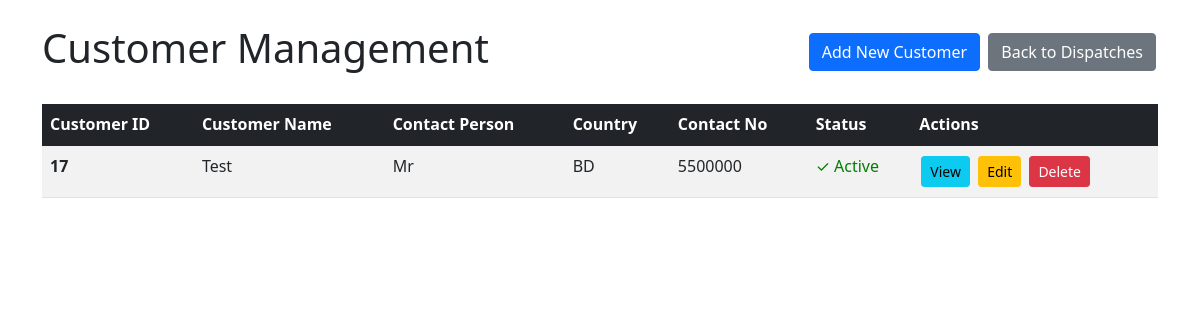
The page /customers/ (signed in) on the database its author committed.
### dispatch_app/models.py (models this page shows, shortened)
class Customer(models.Model):
    CustomerID = models.AutoField(primary_key=True)
    Customer = models.CharField(max_length=255)
    DispatchTo = models.CharField(max_length=255, blank=True, null=True)
    Address = models.TextField(blank=True, null=True)
    Country = models.CharField(max_length=100, blank=True, null=True)
    ContactNo = models.CharField(max_length=50, blank=True, null=True)
    ContactPerson = models.CharField(max_length=255, blank=True, null=True)
    Status = models.BooleanField(default=True)
    class Meta:
        db_table = 'Customer'

### dispatch_app/views.py (the view)
# urls.py: path('customers/', views.CustomerListView.as_view(), name='customer_list'),
@method_decorator(login_required, name='dispatch')
class CustomerListView(ListView):
    model = Customer
    template_name = 'customer_list.html'
    context_object_name = 'customers'
    paginate_by = 20
    def get_queryset(self):
        return Customer.objects.all().order_by('Customer')

### templates/customer_list.html (shortened to what this page needs)
<!DOCTYPE html>
<html>
<head>
    <link href="https://cdn.jsdelivr.net/npm/bootstrap@5.1.3/dist/css/bootstrap.min.css" rel="stylesheet">
</head>
<body>
    <div class="container mt-4">
        <div class="d-flex justify-content-between align-items-center mb-4">
            <h1>Customer Management</h1>
            <div>
                <a href="{% url 'customer_create' %}" class="btn btn-primary">Add New Customer</a>
                <a href="{% url 'home' %}" class="btn btn-secondary">Back to Dispatches</a>
            </div>
        </div>
        {% if customers %}
        <div class="table-responsive">
            <table class="table table-striped table-hover">
                <thead class="table-dark">
                    <tr>
                        <th>Customer ID</th>
                        <th>Customer Name</th>
                        <th>Contact Person</th>
                        <th>Country</th>
                        <th>Contact No</th>
                        <th>Status</th>
                        <th>Actions</th>
                    </tr>
                </thead>
                <tbody>
                    {% for customer in customers %}
                    <tr>
                        <td><strong>{{ customer.CustomerID }}</strong></td>
                        <td>{{ customer.Customer }}</td>
                        <td>{{ customer.ContactPerson|default:"-" }}</td>
                        <td>{{ customer.Country|default:"-" }}</td>
                        <td>{{ customer.ContactNo|default:"-" }}</td>
                        <td>
                            {% if customer.Status %}
                                <span class="status-active">✓ Active</span>
                            {% else %}
                                <span class="status-inactive">✗ Inactive</span>
                            {% endif %}
                        </td>
                        <td>
                            <a href="{% url 'customer_detail' customer.CustomerID %}" class="btn btn-info btn-sm">View</a>
                            <a href="{% url 'customer_edit' customer.CustomerID %}" class="btn btn-warning btn-sm">Edit</a>
                            <a href="{% url 'customer_delete' customer.CustomerID %}" class="btn btn-danger btn-sm">Delete</a>
                        </td>
                    </tr>
                    {% endfor %}
                </tbody>
            </table>
        </div>
        {% else %}
        <div class="alert alert-info">
            <p>No customers found. <a href="{% url 'customer_create' %}" class="alert-link">Create your first customer</a></p>
        </div>
        {% endif %}
    </div>
</body>
</html>

### templates/customer_list.html (style rules this page uses)
.btn { margin: 2px; }
.status-active { color: green; }

### rows shown on the page
Customer: CustomerID "17", Customer "Test", ContactPerson "Mr", Country "BD", ContactNo "5500000", Status "✓ Active"
